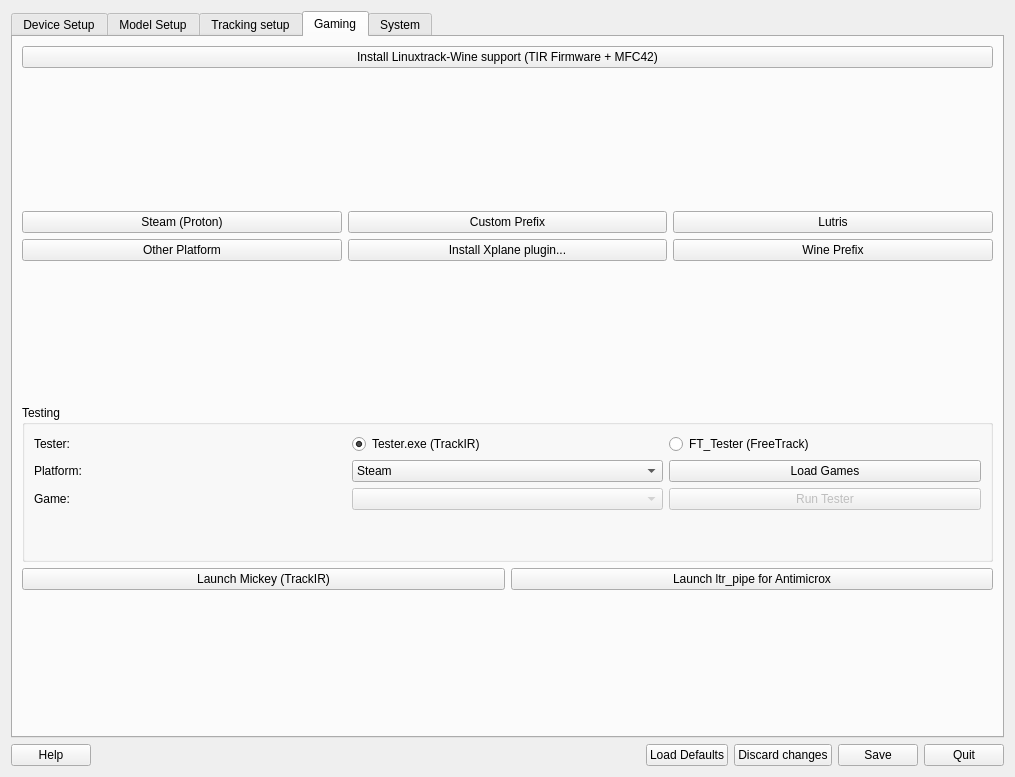
<?xml version="1.0" encoding="UTF-8"?>
<ui version="4.0">
 <class>LinuxtrackMainForm</class>
 <widget class="QWidget" name="LinuxtrackMainForm">
  <property name="geometry">
   <rect>
    <x>0</x>
    <y>0</y>
    <width>1015</width>
    <height>777</height>
   </rect>
  </property>
  <property name="sizePolicy">
   <sizepolicy hsizetype="Preferred" vsizetype="Preferred">
    <horstretch>0</horstretch>
    <verstretch>0</verstretch>
   </sizepolicy>
  </property>
  <property name="windowTitle">
   <string>Linuxtrack</string>
  </property>
  <property name="windowIcon">
   <iconset resource="ltr_rc.qrc">
    <normaloff>:/ltr/linuxtrack.svg</normaloff>:/ltr/linuxtrack.svg</iconset>
  </property>
  <layout class="QVBoxLayout" name="verticalLayout_2">
   <item>
    <widget class="QTabWidget" name="LtrTab">
     <property name="sizePolicy">
      <sizepolicy hsizetype="Minimum" vsizetype="Expanding">
       <horstretch>0</horstretch>
       <verstretch>0</verstretch>
      </sizepolicy>
     </property>
     <property name="currentIndex">
      <number>3</number>
     </property>
     <widget class="QWidget" name="tab">
      <attribute name="title">
       <string>Device Setup</string>
      </attribute>
      <layout class="QHBoxLayout" name="horizontalLayout">
       <item>
        <widget class="QFrame" name="DSS">
         <property name="frameShape">
          <enum>QFrame::StyledPanel</enum>
         </property>
         <property name="frameShadow">
          <enum>QFrame::Raised</enum>
         </property>
         <layout class="QVBoxLayout" name="verticalLayout_4">
          <item>
           <layout class="QVBoxLayout" name="DeviceSetupSite"/>
          </item>
          <item>
           <spacer name="verticalSpacer">
            <property name="orientation">
             <enum>Qt::Vertical</enum>
            </property>
            <property name="sizeHint" stdset="0">
             <size>
              <width>20</width>
              <height>290</height>
             </size>
            </property>
           </spacer>
          </item>
         </layout>
        </widget>
       </item>
      </layout>
     </widget>
     <widget class="QWidget" name="tab_2">
      <attribute name="title">
       <string>Model Setup</string>
      </attribute>
      <layout class="QVBoxLayout" name="verticalLayout_5">
       <item>
        <widget class="QFrame" name="frame">
         <property name="frameShape">
          <enum>QFrame::StyledPanel</enum>
         </property>
         <property name="frameShadow">
          <enum>QFrame::Raised</enum>
         </property>
         <layout class="QVBoxLayout" name="verticalLayout_6">
          <item>
           <layout class="QHBoxLayout" name="ModelEditSite"/>
          </item>
         </layout>
        </widget>
       </item>
      </layout>
     </widget>
     <widget class="QWidget" name="tab_3">
      <attribute name="title">
       <string>Tracking setup</string>
      </attribute>
      <layout class="QHBoxLayout" name="horizontalLayout_5">
       <item>
        <widget class="QFrame" name="ProfileSetupFrame">
         <property name="frameShape">
          <enum>QFrame::StyledPanel</enum>
         </property>
         <property name="frameShadow">
          <enum>QFrame::Raised</enum>
         </property>
         <layout class="QVBoxLayout" name="verticalLayout">
          <item>
           <layout class="QVBoxLayout" name="ProfileSetupSite"/>
          </item>
         </layout>
        </widget>
       </item>
      </layout>
     </widget>
     <widget class="QWidget" name="tab_4">
      <attribute name="title">
       <string>Gaming</string>
      </attribute>
      <layout class="QVBoxLayout" name="gamingTabLayout">
       <item>
        <widget class="QPushButton" name="InstallTirMfcButton">
         <property name="text">
          <string>Install Linuxtrack-Wine support (TIR Firmware + MFC42)</string>
         </property>
        </widget>
       </item>
       <item>
        <spacer name="verticalSpacer_6">
         <property name="orientation">
          <enum>Qt::Vertical</enum>
         </property>
         <property name="sizeHint" stdset="0">
          <size>
           <width>20</width>
           <height>20</height>
          </size>
         </property>
        </spacer>
       </item>
       <item>
        <layout class="QGridLayout" name="gridLayout_3">
         <item row="0" column="0">
          <widget class="QPushButton" name="SteamProtonButton">
           <property name="text">
            <string>Steam (Proton)</string>
           </property>
          </widget>
         </item>
         <item row="0" column="1">
          <widget class="QPushButton" name="CustomPrefixButton">
           <property name="text">
            <string>Custom Prefix</string>
           </property>
          </widget>
         </item>
         <item row="0" column="2">
          <widget class="QPushButton" name="LutrisButton">
           <property name="text">
            <string>Lutris</string>
           </property>
          </widget>
         </item>
         <item row="1" column="0">
          <widget class="QPushButton" name="OtherPlatformButton">
           <property name="text">
            <string>Other Platform</string>
           </property>
          </widget>
         </item>
         <item row="1" column="2">
          <widget class="QPushButton" name="WinePrefixButton">
           <property name="text">
            <string>Wine Prefix</string>
           </property>
          </widget>
         </item>
         <item row="1" column="1">
          <widget class="QPushButton" name="XplanePluginButton">
           <property name="text">
            <string>Install Xplane plugin...</string>
           </property>
          </widget>
         </item>
        </layout>
       </item>
       <item>
        <spacer name="verticalSpacer_3">
         <property name="orientation">
          <enum>Qt::Vertical</enum>
         </property>
         <property name="sizeHint" stdset="0">
          <size>
           <width>20</width>
           <height>40</height>
          </size>
         </property>
        </spacer>
       </item>
       <item>
        <widget class="QGroupBox" name="TestingGroupBox">
         <property name="title">
          <string>Testing</string>
         </property>
         <layout class="QVBoxLayout" name="testingLayout">
          <item>
           <layout class="QHBoxLayout" name="testerSelectionLayout">
            <item>
             <widget class="QLabel" name="TesterLabel">
              <property name="text">
               <string>Tester:</string>
              </property>
             </widget>
            </item>
            <item>
             <widget class="QRadioButton" name="TesterExeRadioButton">
              <property name="text">
               <string>Tester.exe (TrackIR)</string>
              </property>
              <property name="checked">
               <bool>true</bool>
              </property>
             </widget>
            </item>
            <item>
             <widget class="QRadioButton" name="FTTesterRadioButton">
              <property name="text">
               <string>FT_Tester (FreeTrack)</string>
              </property>
             </widget>
            </item>
           </layout>
          </item>
          <item>
           <layout class="QHBoxLayout" name="platformSelectionLayout">
            <item>
             <widget class="QLabel" name="PlatformLabel">
              <property name="text">
               <string>Platform:</string>
              </property>
             </widget>
            </item>
            <item>
             <widget class="QComboBox" name="PlatformComboBox">
              <item>
               <property name="text">
                <string>Steam</string>
               </property>
              </item>
              <item>
               <property name="text">
                <string>Lutris</string>
               </property>
              </item>
              <item>
               <property name="text">
                <string>Custom Prefix</string>
               </property>
              </item>
             </widget>
            </item>
            <item>
             <widget class="QPushButton" name="LoadGamesButton">
              <property name="text">
               <string>Load Games</string>
              </property>
             </widget>
            </item>
           </layout>
          </item>
          <item>
           <layout class="QHBoxLayout" name="gameSelectionLayout">
            <item>
             <widget class="QLabel" name="GameLabel">
              <property name="text">
               <string>Game:</string>
              </property>
             </widget>
            </item>
            <item>
             <widget class="QComboBox" name="GameComboBox">
              <property name="enabled">
               <bool>false</bool>
              </property>
             </widget>
            </item>
            <item>
             <widget class="QPushButton" name="RunTesterButton">
              <property name="enabled">
               <bool>false</bool>
              </property>
              <property name="text">
               <string>Run Tester</string>
              </property>
             </widget>
            </item>
           </layout>
          </item>
          <item>
           <spacer name="verticalSpacer_5">
            <property name="orientation">
             <enum>Qt::Vertical</enum>
            </property>
            <property name="sizeHint" stdset="0">
             <size>
              <width>20</width>
              <height>40</height>
             </size>
            </property>
           </spacer>
          </item>
         </layout>
        </widget>
       </item>
       <item>
        <layout class="QHBoxLayout" name="horizontalLayout_3">
         <item>
          <widget class="QPushButton" name="LaunchMickeyButton">
           <property name="text">
            <string>Launch Mickey (TrackIR)</string>
           </property>
          </widget>
         </item>
         <item>
          <widget class="QPushButton" name="LaunchLtrPipeButton">
           <property name="text">
            <string>Launch ltr_pipe for Antimicrox</string>
           </property>
          </widget>
         </item>
        </layout>
       </item>
       <item>
        <spacer name="verticalSpacer_4">
         <property name="orientation">
          <enum>Qt::Vertical</enum>
         </property>
         <property name="sizeHint" stdset="0">
          <size>
           <width>20</width>
           <height>40</height>
          </size>
         </property>
        </spacer>
       </item>
      </layout>
     </widget>
     <widget class="QWidget" name="tab_5">
      <attribute name="title">
       <string>System</string>
      </attribute>
      <layout class="QVBoxLayout" name="systemTabLayout">
       <item>
        <widget class="QFrame" name="frame_system_info">
         <property name="frameShape">
          <enum>QFrame::StyledPanel</enum>
         </property>
         <property name="frameShadow">
          <enum>QFrame::Raised</enum>
         </property>
         <layout class="QVBoxLayout" name="verticalLayout_system_info">
          <item>
           <widget class="QLabel" name="label_system_info_title">
            <property name="sizePolicy">
             <sizepolicy hsizetype="Preferred" vsizetype="Maximum">
              <horstretch>0</horstretch>
              <verstretch>0</verstretch>
             </sizepolicy>
            </property>
            <property name="font">
             <font>
              <weight>75</weight>
              <bold>true</bold>
             </font>
            </property>
            <property name="text">
             <string>LinuxTrack System Information</string>
            </property>
            <property name="alignment">
             <set>Qt::AlignCenter</set>
            </property>
           </widget>
          </item>
          <item>
           <widget class="QScrollArea" name="scrollArea_system_info">
            <property name="sizePolicy">
             <sizepolicy hsizetype="Preferred" vsizetype="Expanding">
              <horstretch>0</horstretch>
              <verstretch>0</verstretch>
             </sizepolicy>
            </property>
            <property name="widgetResizable">
             <bool>true</bool>
            </property>
            <widget class="QWidget" name="scrollAreaWidgetContents">
             <property name="geometry">
              <rect>
               <x>0</x>
               <y>0</y>
               <width>953</width>
               <height>210</height>
              </rect>
             </property>
             <layout class="QVBoxLayout" name="verticalLayout_system_details">
              <item>
               <widget class="QTextEdit" name="textEdit_system_info">
                <property name="sizePolicy">
                 <sizepolicy hsizetype="Preferred" vsizetype="Expanding">
                  <horstretch>0</horstretch>
                  <verstretch>0</verstretch>
                 </sizepolicy>
                </property>
                <property name="readOnly">
                 <bool>true</bool>
                </property>
                <property name="text" stdset="0">
                 <string>Loading system information...</string>
                </property>
               </widget>
              </item>
             </layout>
            </widget>
           </widget>
          </item>
          <item>
           <layout class="QHBoxLayout" name="horizontalLayout_system_buttons">
            <item>
             <widget class="QPushButton" name="button_copy_system_info">
              <property name="text">
               <string>Copy System Info to Clipboard</string>
              </property>
             </widget>
            </item>
            <item>
             <widget class="QPushButton" name="button_refresh_system_info">
              <property name="text">
               <string>Refresh</string>
              </property>
             </widget>
            </item>
            <item>
             <spacer name="horizontalSpacer_system_info">
              <property name="orientation">
               <enum>Qt::Horizontal</enum>
              </property>
              <property name="sizeHint" stdset="0">
               <size>
                <width>40</width>
                <height>20</height>
               </size>
              </property>
             </spacer>
            </item>
           </layout>
          </item>
          <item>
           <widget class="QPushButton" name="CopySystemInfoButton">
            <property name="text">
             <string>Copy system info to Clipboard</string>
            </property>
           </widget>
          </item>
          <item>
           <spacer name="verticalSpacer_2">
            <property name="orientation">
             <enum>Qt::Vertical</enum>
            </property>
            <property name="sizeHint" stdset="0">
             <size>
              <width>20</width>
              <height>40</height>
             </size>
            </property>
           </spacer>
          </item>
         </layout>
        </widget>
       </item>
       <item>
        <layout class="QHBoxLayout" name="horizontalLayout_7">
         <item>
          <widget class="QFrame" name="frame_7">
           <property name="frameShape">
            <enum>QFrame::StyledPanel</enum>
           </property>
           <property name="frameShadow">
            <enum>QFrame::Raised</enum>
           </property>
           <layout class="QVBoxLayout" name="verticalLayout_23">
            <item>
             <layout class="QGridLayout" name="gridLayout">
              <item row="1" column="0">
               <widget class="QPushButton" name="TIRFWButton">
                <property name="text">
                 <string>Reinstall TrackIR firmware</string>
                </property>
               </widget>
              </item>
              <item row="3" column="1">
               <widget class="QPushButton" name="PackageLogsButton">
                <property name="text">
                 <string>Package logs...</string>
                </property>
               </widget>
              </item>
              <item row="3" column="0">
               <widget class="QPushButton" name="ViewLogButton">
                <property name="text">
                 <string>View logfile</string>
                </property>
               </widget>
              </item>
             </layout>
            </item>
            <item>
             <widget class="QLabel" name="label">
              <property name="sizePolicy">
               <sizepolicy hsizetype="Preferred" vsizetype="Maximum">
                <horstretch>0</horstretch>
                <verstretch>0</verstretch>
               </sizepolicy>
              </property>
              <property name="font">
               <font>
                <weight>75</weight>
                <bold>true</bold>
               </font>
              </property>
              <property name="text">
               <string>Troubleshooting options</string>
              </property>
              <property name="alignment">
               <set>Qt::AlignCenter</set>
              </property>
             </widget>
            </item>
            <item>
             <layout class="QGridLayout" name="gridLayout_2">
              <item row="0" column="0">
               <widget class="QCheckBox" name="DisableCamView">
                <property name="text">
                 <string>Disable camera view</string>
                </property>
               </widget>
              </item>
              <item row="1" column="1">
               <widget class="QCheckBox" name="LegacyRotation">
                <property name="text">
                 <string>Use legacy rotation computation method</string>
                </property>
               </widget>
              </item>
              <item row="1" column="0">
               <widget class="QCheckBox" name="LegacyPose">
                <property name="text">
                 <string>Use legacy pose computation method
  (weak perspective/Alter)</string>
                </property>
               </widget>
              </item>
              <item row="0" column="1">
               <widget class="QCheckBox" name="Disable3DView">
                <property name="text">
                 <string>Disable 3D tracking preview</string>
                </property>
               </widget>
              </item>
              <item row="2" column="0">
               <widget class="QCheckBox" name="TransRotDisable">
                <property name="text">
                 <string>Disable translation/rotation alignment </string>
                </property>
               </widget>
              </item>
              <item row="2" column="1">
               <layout class="QHBoxLayout" name="horizontalLayout_2">
                <item>
                 <widget class="QLabel" name="label_2">
                  <property name="sizePolicy">
                   <sizepolicy hsizetype="Maximum" vsizetype="Preferred">
                    <horstretch>0</horstretch>
                    <verstretch>0</verstretch>
                   </sizepolicy>
                  </property>
                  <property name="text">
                   <string>Focal length (pixels)</string>
                  </property>
                 </widget>
                </item>
                <item>
                 <widget class="QDoubleSpinBox" name="FocalLength">
                  <property name="alignment">
                   <set>Qt::AlignRight|Qt::AlignTrailing|Qt::AlignVCenter</set>
                  </property>
                  <property name="buttonSymbols">
                   <enum>QAbstractSpinBox::UpDownArrows</enum>
                  </property>
                  <property name="decimals">
                   <number>1</number>
                  </property>
                  <property name="minimum">
                   <double>1.000000000000000</double>
                  </property>
                  <property name="maximum">
                   <double>10000.000000000000000</double>
                  </property>
                  <property name="value">
                   <double>660.000000000000000</double>
                  </property>
                 </widget>
                </item>
               </layout>
              </item>
             </layout>
            </item>
           </layout>
          </widget>
         </item>
        </layout>
       </item>
      </layout>
     </widget>
    </widget>
   </item>
   <item>
    <layout class="QHBoxLayout" name="horizontalLayout_6">
     <property name="sizeConstraint">
      <enum>QLayout::SetMinimumSize</enum>
     </property>
     <item>
      <widget class="QPushButton" name="HelpButton">
       <property name="text">
        <string>Help</string>
       </property>
      </widget>
     </item>
     <item>
      <spacer name="horizontalSpacer_2">
       <property name="orientation">
        <enum>Qt::Horizontal</enum>
       </property>
       <property name="sizeType">
        <enum>QSizePolicy::Expanding</enum>
       </property>
       <property name="sizeHint" stdset="0">
        <size>
         <width>40</width>
         <height>10</height>
        </size>
       </property>
      </spacer>
     </item>
     <item>
      <widget class="QPushButton" name="DefaultsButton">
       <property name="text">
        <string>Load Defaults</string>
       </property>
      </widget>
     </item>
     <item>
      <widget class="QPushButton" name="DiscardChangesButton">
       <property name="text">
        <string>Discard changes</string>
       </property>
      </widget>
     </item>
     <item>
      <widget class="QPushButton" name="SaveButton">
       <property name="text">
        <string>Save</string>
       </property>
      </widget>
     </item>
     <item>
      <widget class="QPushButton" name="QuitButton">
       <property name="text">
        <string>Quit</string>
       </property>
      </widget>
     </item>
    </layout>
   </item>
  </layout>
 </widget>
 <tabstops>
  <tabstop>LtrTab</tabstop>
  <tabstop>HelpButton</tabstop>
  <tabstop>DefaultsButton</tabstop>
  <tabstop>DiscardChangesButton</tabstop>
  <tabstop>SaveButton</tabstop>
  <tabstop>QuitButton</tabstop>
  <tabstop>ViewLogButton</tabstop>
 </tabstops>
 <resources>
  <include location="ltr_rc.qrc"/>
 </resources>
 <connections/>
</ui>
